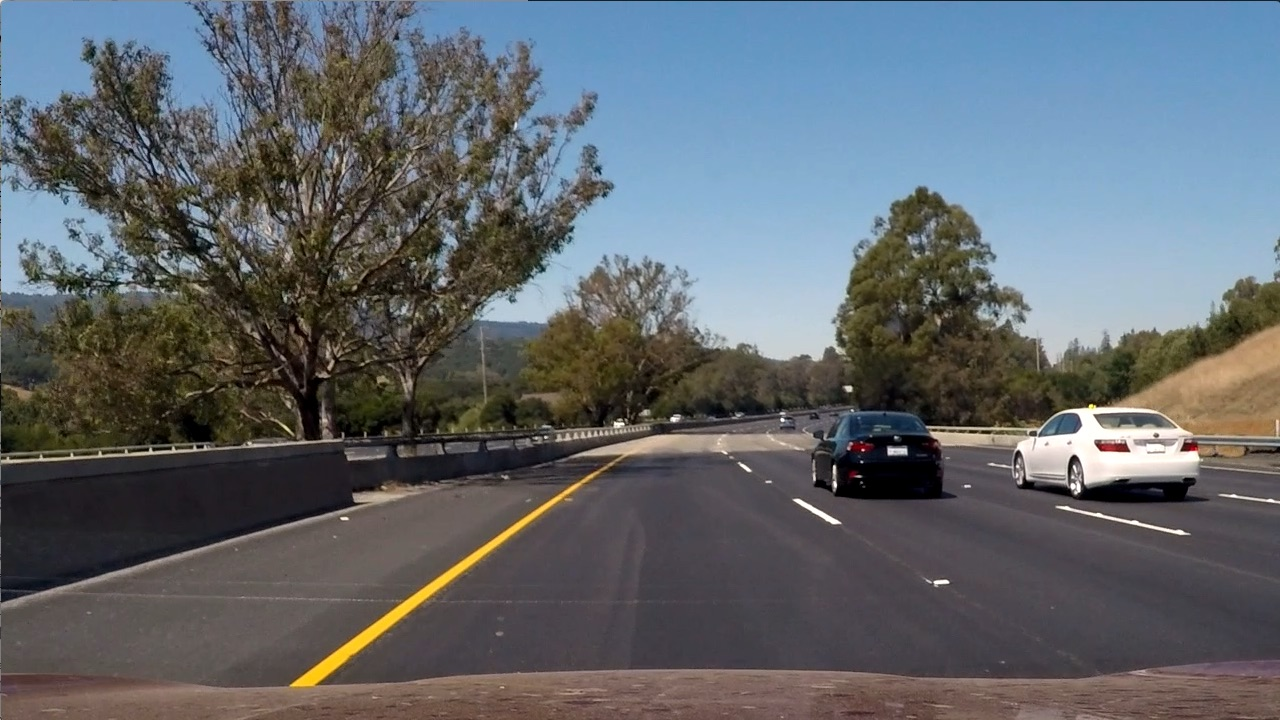
#> input picture test_images/test6.jpg, 1280 x 720 px
$ jupyter execute --allow-errors advanced_lane_finding_submission.ipynb   (shell and % lines are left out)   (older library calls are emulated)
#> lines starting #> are read from the running program, lines starting #| are printed output that depends on the picture; after the words box and inside, x2 and y2 are one past the last pixel; in counts of white or black regions, pixels touching at a corner belong together
[cell 1]
import numpy as np
import cv2
import matplotlib.pyplot as plt
import matplotlib.image as mpimg
import glob

from moviepy.editor import VideoFileClip
from IPython.display import HTML

## Helper Functions

[cell 2]
##helper function for x directional gradient
def sobelx_binary(img,sobel_kernel=3,x_thresh=(0,255)):
    gray = cv2.cvtColor(img, cv2.COLOR_RGB2GRAY)
    sobelx = cv2.Sobel(gray, cv2.CV_64F, 1, 0,ksize=sobel_kernel)
    abs_sobelx = np.absolute(sobelx)
    scaled_sobelx = np.uint8(255*abs_sobelx/np.max(abs_sobelx))
    x_binary =  np.zeros_like(scaled_sobelx)
    x_binary[(scaled_sobelx >= x_thresh[0]) & (scaled_sobelx <= x_thresh[1])] = 1
    return x_binary

[cell 3]
##helper function for gradient thresholding
# [36 lines left out: function gradient_thresh, not called in this run]

[cell 4]
def color_threshold(img, thresh=(0, 255)):
    hls = cv2.cvtColor(img, cv2.COLOR_RGB2HLS)
    s_channel = hls[:,:,2]
    s_binary = np.zeros_like(s_channel)
    s_binary[(s_channel > thresh[0]) & (s_channel <= thresh[1])] = 1
    return s_binary

[cell 5]
def warp (img):
    img_size = (img.shape[1],img.shape[0])
    src = np.float32(
        [[140,719],
         [1220,719],
         [780,480],
         [540,480]])

    dst = np.float32(
        [[240,719],
         [1040,719],
         [1040,300],
         [240,300]])

    M = cv2.getPerspectiveTransform(src,dst)
    M_inv = cv2.getPerspectiveTransform(dst,src)
    warped = cv2.warpPerspective(img,M,img_size,flags=cv2.INTER_LINEAR)

    return warped,M_inv

[cell 6]
def locate_lines(img, window_width = 120, window_height = 40):
    left_line = np.zeros_like(img)
    right_line = np.zeros_like(img)
    windows_img = np.copy(img)

    #find the starting points for left and right lines
    midpoint = img.shape[1]/2
    histogram = np.sum(img[img.shape[0]/3*2:,:], axis=0)
    left_x = np.argmax(histogram[:midpoint])
    right_x = np.argmax(histogram[midpoint:])+midpoint
    y = img.shape[0]
    peek_left,peek_right = 0,0

    #identify the lines
    for i in range(int(img.shape[0]/window_height)):
        #left window
        left_window = img[y-window_height:y,left_x-window_width/2:left_x+window_width/2]
        #draw the box
        #cv2.rectangle(windows_img,
        #              (int(left_x-window_width/2),y),(int(left_x+window_width/2),y-window_height),
        #              (1),thickness=(4))
        left_line[y-window_height:y,left_x-window_width/2:left_x+window_width/2] = left_window

        histogram_left = np.sum(left_window, axis=0)

        if np.sum(histogram_left) == 0:
            peek_left = window_width/2
        else:
            peek_left = np.argmax(histogram_left)

        #right window
        right_window = img[y-window_height:y,right_x-window_width/2:right_x+window_width/2]
        #draw the box
        #cv2.rectangle(windows_img,
        #              (int(right_x-window_width/2),y),(int(right_x+window_width/2),y-window_height),
        #              (1),thickness=(4))
        right_line[y-window_height:y,right_x-window_width/2:right_x+window_width/2] = right_window

        histogram_right = np.sum(right_window, axis=0)

        if np.sum(histogram_right) == 0:
            peek_right = window_width/2
        else:
            peek_right = np.argmax(histogram_right)

        #update left_x, right_x, y
        left_x = left_x - (window_width/2-peek_left)
        right_x = right_x - (window_width/2-peek_right)
        y = y - window_height

    return left_line, right_line

[cell 7]
# [34 lines left out: function polyfit, not called in this run]

[cell 8]
# [8 lines left out: function moving_avg, not called in this run]

## Pipline

[cell 9]
# Define a class to receive the characteristics of each line detection
class Line():
    def __init__(self):
        self.recent_xfitted = []
        #radius of curvature of the line
        self.radius_of_curvature = []
        #distance in meters of vehicle center from the line
        self.line_base_pos = None
        #x values for all fitted x
        self.allx = np.zeros((101))

[cell 10]
def process_frame(frame):
    global left_line
    global right_line

    #x-direction gradient thresholding
    x_binary = sobelx_binary(frame,3,(40,100))

    #HLS color thresholding
    s_binary = color_threshold(frame, thresh=(170, 255))

    #combined thresholding
    final_binary = np.zeros_like(x_binary)
    final_binary[(x_binary==1) | (s_binary==1)] = 1
    #warp_zero = np.copy(final_binary).astype(np.uint8)*255
    #color_warp = np.dstack((warp_zero, warp_zero, warp_zero))

    #perspective transform
    warped,M_inv = warp(final_binary)

    #locate the lines
    left_line_pixels,right_line_pixels = locate_lines(warped, window_width = 120, window_height = 40)

    #polyfit
    left_fitx,right_fitx,yvals,l_curv,r_curv, = polyfit(left_line_pixels,right_line_pixels)

    left_line.recent_xfitted = moving_avg(left_line.allx)
    right_line.recent_xfitted = moving_avg(right_line.allx)

    if np.amax(left_line.allx) == 0:
        left_line.allx = np.vstack([left_line.allx,[left_fitx]])
        left_line.radius_of_curvature.append(l_curv)
    elif np.amax(left_fitx)-80 < np.amax(left_line.recent_xfitted) and\
         np.amin(left_fitx)+80 > np.amin(left_line.recent_xfitted):
        left_line.allx = np.vstack([left_line.allx,[left_fitx]])
        left_line.radius_of_curvature.append(l_curv)
    else:
        left_fitx = left_line.recent_xfitted

    if np.amax(right_line.allx) == 0:
        right_line.allx = np.vstack([right_line.allx,[right_fitx]])
        right_line.radius_of_curvature.append(r_curv)
    elif np.amax(right_fitx)-80 < np.amax(right_line.recent_xfitted) and\
         np.amin(right_fitx)+80 > np.amin(right_line.recent_xfitted):
        right_line.allx = np.vstack([right_line.allx,[right_fitx]])
        right_line.radius_of_curvature.append(r_curv)
    else:
        right_fitx = right_line.recent_xfitted

    #calculate curvature and position of vehicle
    avg_curvature = (left_line.radius_of_curvature[-1] + right_line.radius_of_curvature[-1])/2
    lane_mid = left_fitx[-1] + (right_fitx[-1]-left_fitx[-1])/2
    car_pos = (640 - lane_mid) * 3.7/700

    ##draw the lines on the original image
    copy = np.copy(frame)
    warp_zero = np.zeros_like(warped).astype(np.uint8)
    warp_zero = np.copy(warped).astype(np.uint8)*255
    color_warp = np.dstack((warp_zero, warp_zero, warp_zero))
    # Recast the x and y points into usable format for cv2.fillPoly()
    pts_left = np.array([np.transpose(np.vstack([left_fitx, yvals]))])
    pts_right = np.array([np.flipud(np.transpose(np.vstack([right_fitx, yvals])))])
    pts = np.hstack((pts_left, pts_right))
    # Draw the lane onto the warped blank image
    cv2.fillPoly(color_warp, np.int_([pts]), (0,255, 0))
    # Warp the blank back to original image space using inverse perspective matrix (Minv)
    newwarp = cv2.warpPerspective(color_warp, M_inv, (frame.shape[1], frame.shape[0]))
    # Combine the result with the original image
    result = cv2.addWeighted(copy, 1, newwarp, 0.3, 0)
    #put text
    cv2.putText(result, "Curvature:"+format(avg_curvature,'0.2f'),\
                (25, 50), cv2.FONT_HERSHEY_SIMPLEX, 2.0, (255,0,0),4)
    cv2.putText(result, "Vehicle Position:"+format(car_pos,'0.2f'),\
                (25, 100), cv2.FONT_HERSHEY_SIMPLEX, 2.0, (255,0,0),4)

    return result

## Test on image

[cell 11]
left_line = Line()
right_line = Line()

[cell 12]
img = mpimg.imread('test_images/test6.jpg')
#> img is the input picture: shape (720, 1280, 3); mean R, G, B 97, 102.6, 107.9
#> (the rest of this cell did not finish here and is left out)

#> in sobelx_binary, `sobelx = cv2.Sobel(gray, cv2.CV_64F, 1, 0,ksize=sobel_kernel)`:
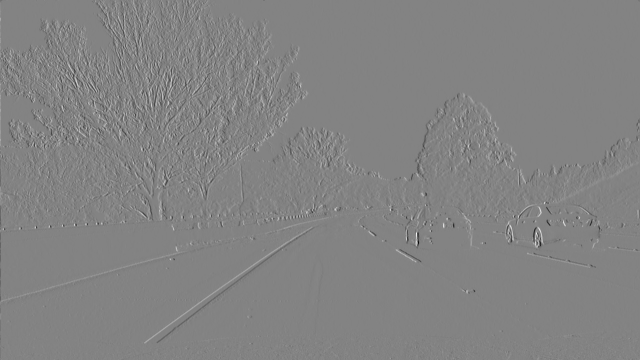
#> sobelx: shape (720, 1280) float64 (shown at 1/2 size); min -859, max 812, mean 0.1; drawn with min black and max white
#> in process_frame, `x_binary = sobelx_binary(frame,3,(40,100))`:
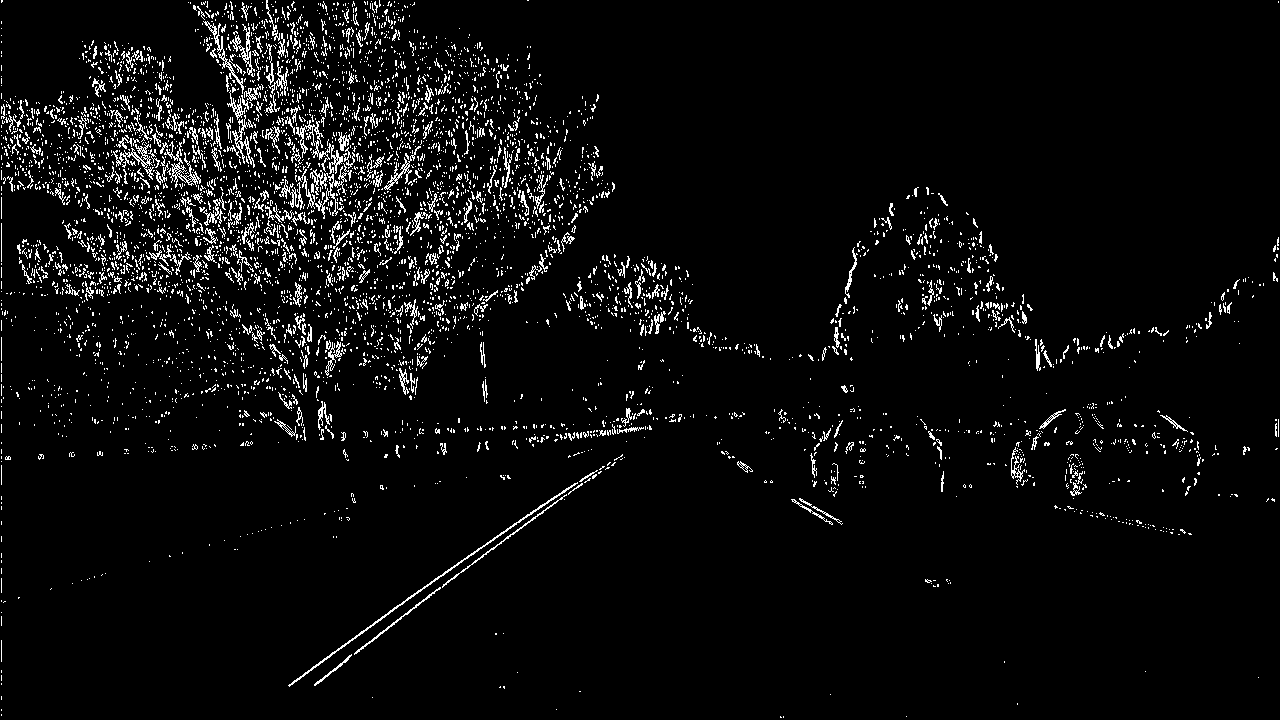
#> x_binary: shape (720, 1280); values 0 (black) and 1 (white), 4.6% white in thin lines or dots
#> in color_threshold, `s_channel = hls[:,:,2]`:
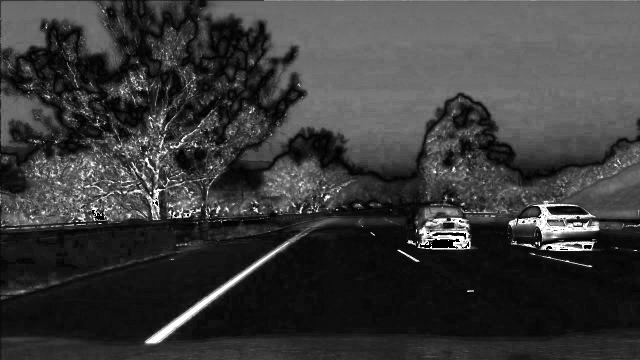
#> s_channel: shape (720, 1280) (shown at 1/2 size); min 0, max 255, mean 57.5
#> in process_frame, `s_binary = color_threshold(frame, thresh=(170, 255))`:
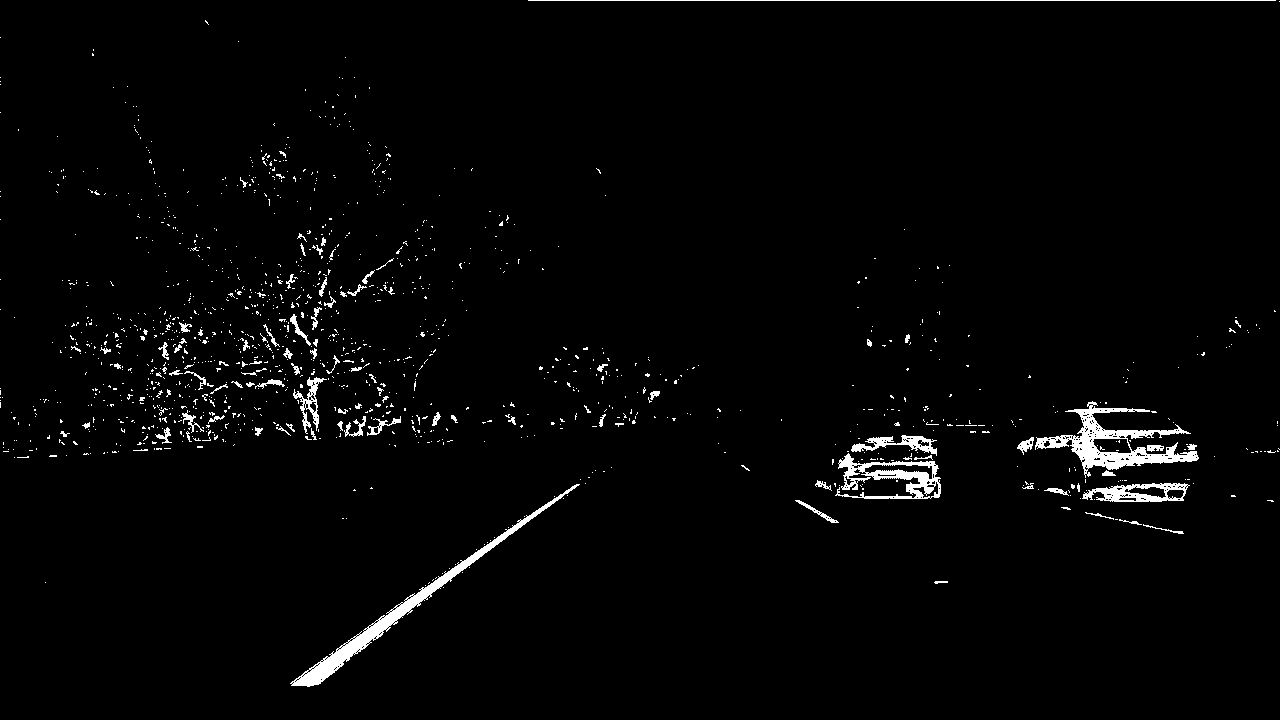
#> s_binary: shape (720, 1280); values 0 (black) and 1 (white), 2.1% white; 1313 white regions (1218 under 20 px), largest, box (x1, y1, x2, y2) and area: (1035, 401, 1199, 478) 3418, (290, 484, 580, 687) 3277, (835, 453, 941, 499) 1871
#img_test,M_inv = warp(img)

f, (ax1, ax2) = plt.subplots(1, 2, figsize=(20,10))
ax1.imshow(img)
ax1.set_title('before', fontsize=30)
ax2.imshow(img_test)
ax2.set_title('after', fontsize=30)

$ run again, with test_images/test1.jpg copied over test_images/test6.jpg
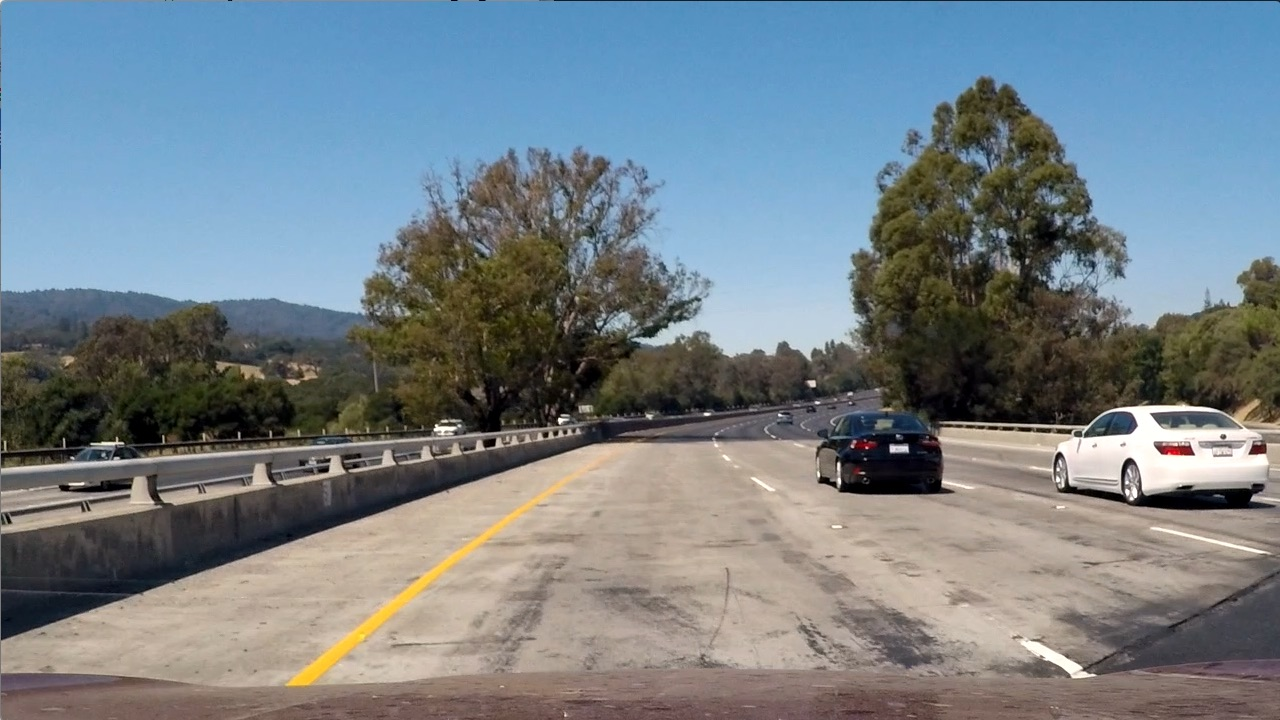
#> input picture test_images/test1.jpg, 1280 x 720 px
#> img is the input picture: shape (720, 1280, 3); mean R, G, B 117.5, 128.7, 135.5
#> in process_frame, `x_binary = sobelx_binary(frame,3,(40,100))`:
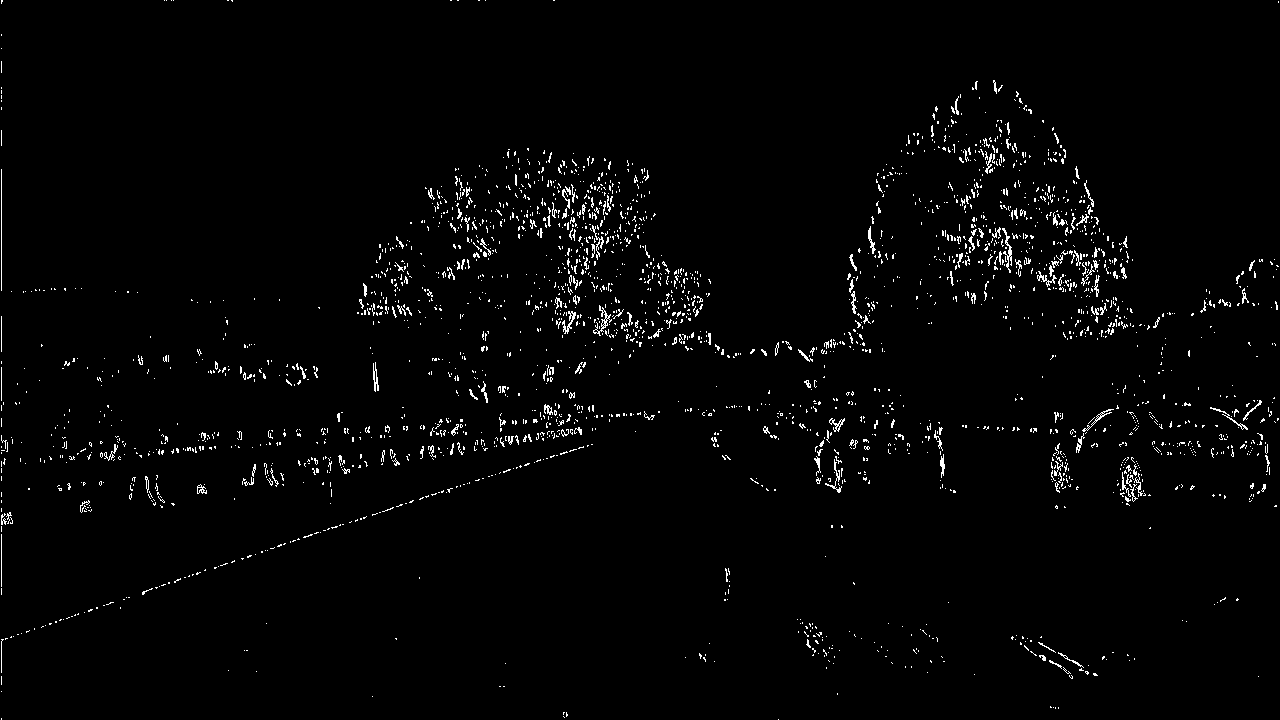
#> x_binary: shape (720, 1280); values 0 (black) and 1 (white), 2% white in thin lines or dots
#> hls: shape (720, 1280, 3); mean of channels 0, 1, 2 60.2, 126.7, 74.4
#> in process_frame, `s_binary = color_threshold(frame, thresh=(170, 255))`:
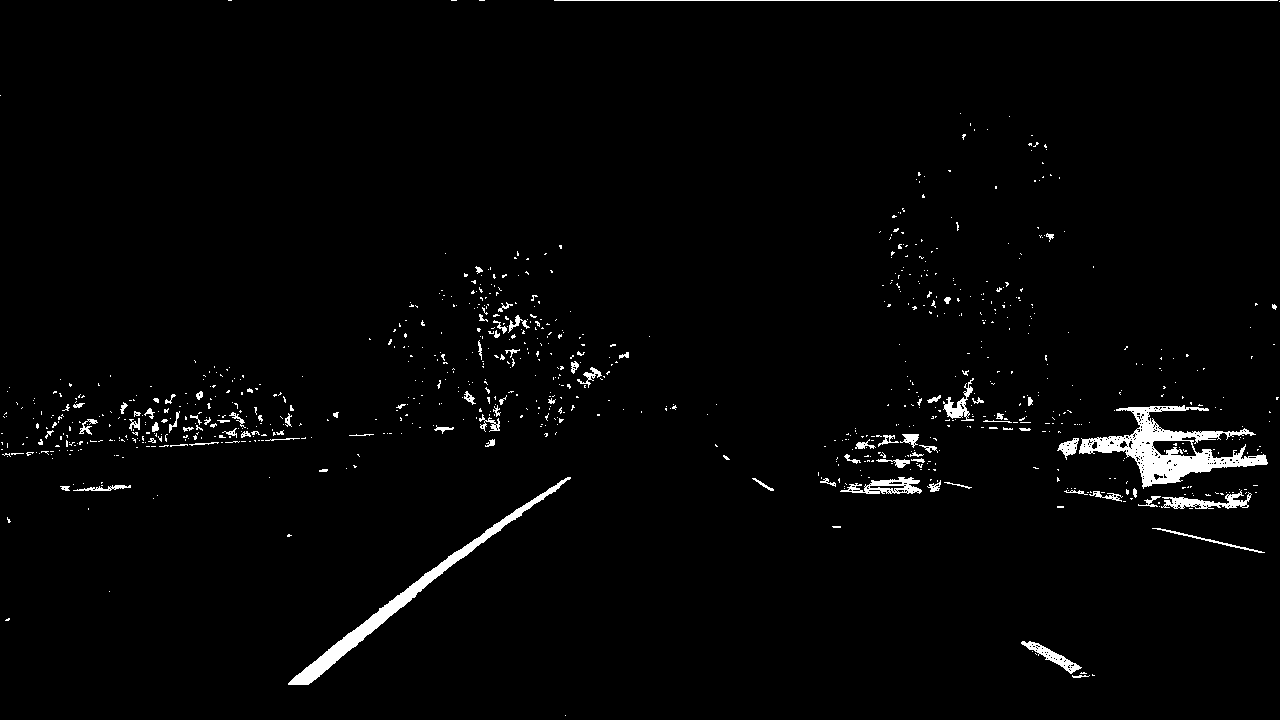
#> s_binary: shape (720, 1280); values 0 (black) and 1 (white), 2.1% white; 882 white regions (791 under 20 px), largest, box (x1, y1, x2, y2) and area: (1079, 405, 1268, 489) 4990, (288, 477, 571, 685) 3430, (554, 0, 1278, 1) 724
